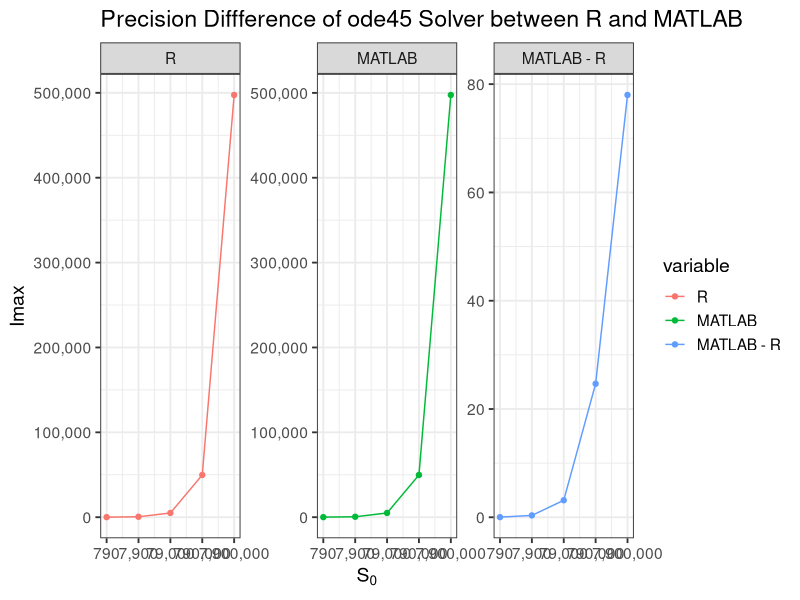

Recreate this plot in R.
## ---- chunk 1
Imax <- data.frame(S0 = 79 * 10 ^ (1:5), 
                   R = c(57.12598, 504.9923, 4984.303, 49749.60, 497474.2), 
                   MATLAB = c(57.14987, 505.3385, 4987.447, 49774.26, 497552.2))
Imax$`MATLAB - R` <- Imax$MATLAB - Imax$R
# plot delta Imax VS. S0
library(reshape2)
Imax.plot <- melt(Imax, id = "S0", measure = c("R", "MATLAB", "MATLAB - R"))
library(ggplot2)
library(scales)
p <- ggplot(Imax.plot, aes(x = S0, y = value, group = variable, color = variable))
p + geom_line() + 
  geom_point() + 
  scale_x_log10(name = expression(S[0]), breaks = 79 * 10 ^ (1:5), labels = comma) + 
  scale_y_continuous(name = "Imax", labels = comma) + 
  facet_wrap(~ variable, scales = "free") + 
  ggtitle("Precision Diffference of ode45 Solver between R and MATLAB") + 
  theme_bw(base_size = 14)
